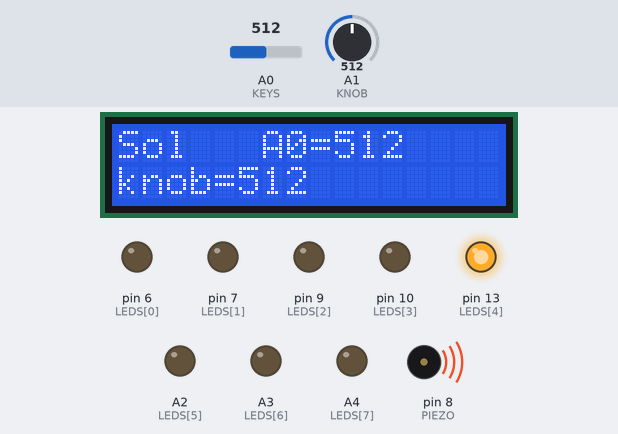
A sketch run on a simulated Arduino Uno, built with avr-gcc and run on an emulated ATmega328P. Shown: 16×2 character LCD, output pins drawn as LEDs (lit = HIGH), buzzer (waves = sounding). The test bench sets the inputs (shaded band); at power-on: A0 (KEYS) = 512, A1 (KNOB) = 512.

Above: at 2.4 s.
2.5 s: A0 (KEYS) set to 716
At 3.6 s:
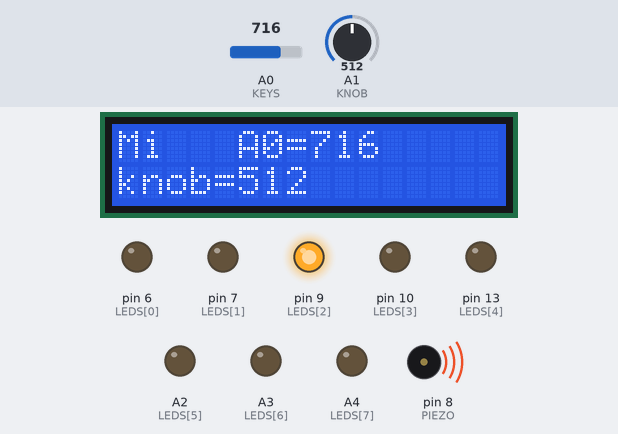
4.0 s: A0 (KEYS) set to 900
At 4.5 s:
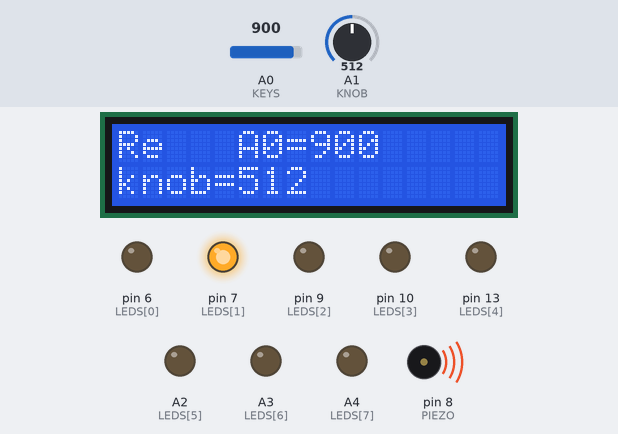
5.5 s: A0 (KEYS) set to 1023
At 6.6 s:
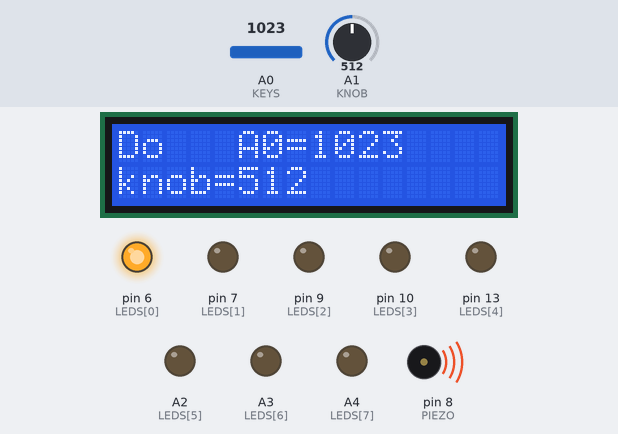
7.0 s: A0 (KEYS) set to 306
At 7.7 s:
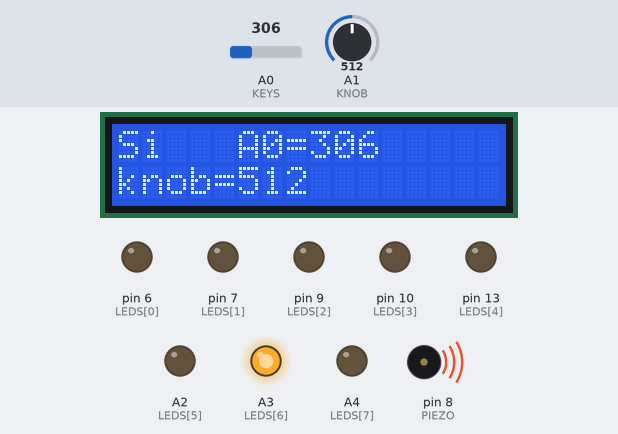
8.5 s: A0 (KEYS) set to 122
At 9.7 s:
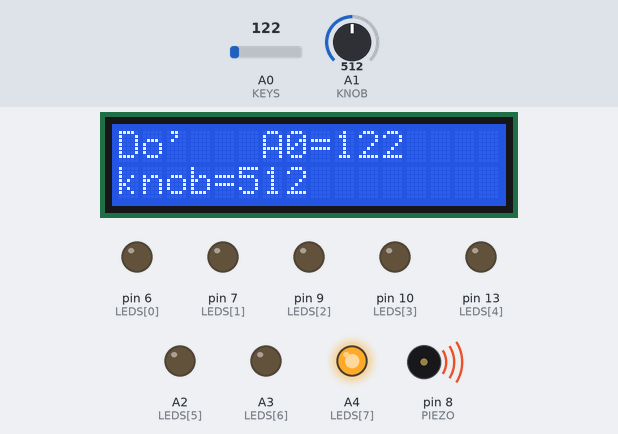
10.0 s: A0 (KEYS) set to 0
At 10.9 s:
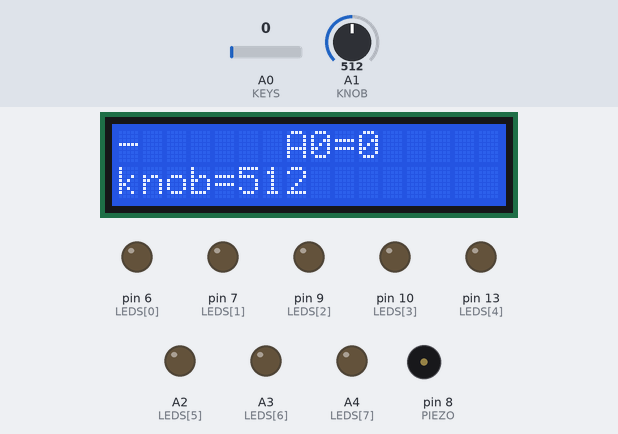
Timing chart, 0 to 12.5 s (numbered marks = the images above; inputs shaded):
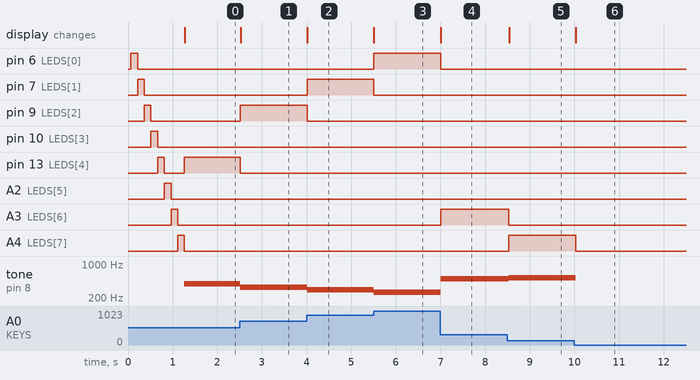

The sketch:

maestro_hw_test.ino
```cpp
// Маестро - hardware test. Upload, then:
//  * every LED lights once at start (До..До)
//  * pressing a key lights its LED, plays its note and shows it on the LCD
//  * the knob value is shown on line 2
// If a key shows the wrong name, read the "A0=" value and adjust KEY_STEP.
#include <LiquidCrystal.h>

LiquidCrystal lcd(12, 11, 5, 4, 3, 2);          // RS, E, D4, D5, D6, D7 (kit wiring)
const int PIEZO = 8;
const int KEYS  = A0;                             // all 8 buttons, resistor ladder
const int KNOB  = A1;
const int LEDS[8] = {6, 7, 9, 10, 13, A2, A3, A4};
const int NOTE_HZ[8] = {262, 294, 330, 349, 392, 440, 494, 523};  // C4..C5
const char* NAMES[8] = {"Do", "Re", "Mi", "Fa", "Sol", "La", "Si", "Do'"};
const int KEY_STEP = 128;   // ladder: key1 ~1023, key2 ~895 ... key8 ~128

int readKey() {             // returns 0..7, or -1 if nothing is pressed
  int v = analogRead(KEYS);
  int level = (v + KEY_STEP / 2) / KEY_STEP;   // 0 = none, 8 = key 1
  if (level < 1) return -1;
  if (level > 8) level = 8;
  return 8 - level;
}

void setup() {
  lcd.begin(16, 2);
  lcd.print("MAESTRO test");
  for (int i = 0; i < 8; i++) pinMode(LEDS[i], OUTPUT);
  for (int i = 0; i < 8; i++) { digitalWrite(LEDS[i], HIGH); delay(150); digitalWrite(LEDS[i], LOW); }
}

void loop() {
  int k = readKey();
  for (int i = 0; i < 8; i++) digitalWrite(LEDS[i], i == k ? HIGH : LOW);
  if (k >= 0) tone(PIEZO, NOTE_HZ[k]); else noTone(PIEZO);

  lcd.setCursor(0, 0);
  lcd.print(k >= 0 ? NAMES[k] : "-   ");
  lcd.print("   A0=");
  lcd.print(analogRead(KEYS));
  lcd.print("    ");
  lcd.setCursor(0, 1);
  lcd.print("knob=");
  lcd.print(analogRead(KNOB));
  lcd.print("      ");
  delay(30);
}
```

Measured:
- after the input at 2.5 s, pin 9 (LEDS[2]): LOW → HIGH at once; pin 13 (LEDS[4]): HIGH → LOW at once; tone on pin 8 (PIEZO): 392 Hz → 330 Hz at once; the display: changes at once (image 1)
- after the input at 4.0 s, pin 7 (LEDS[1]): LOW → HIGH at once; pin 9 (LEDS[2]): HIGH → LOW at once; tone on pin 8 (PIEZO): 330 Hz → 294 Hz at once; the display: changes at once (image 2)
- after the input at 5.5 s, pin 6 (LEDS[0]): LOW → HIGH at once; pin 7 (LEDS[1]): HIGH → LOW at once; tone on pin 8 (PIEZO): 294 Hz → 262 Hz at once; the display: changes at once (image 3)
- after the input at 7.0 s, pin 6 (LEDS[0]): HIGH → LOW at once; A3 (LEDS[6]): LOW → HIGH at once; tone on pin 8 (PIEZO): 262 Hz → 494 Hz at once; the display: changes at once (image 4)
- after the input at 8.5 s, A3 (LEDS[6]): HIGH → LOW at once; A4 (LEDS[7]): LOW → HIGH at once; tone on pin 8 (PIEZO): 494 Hz → 523 Hz at once; the display: changes at once (image 5)
- after the input at 10.0 s, A4 (LEDS[7]): HIGH → LOW at once; tone on pin 8 (PIEZO): 523 Hz → silent at once; the display: changes at once (image 6)
